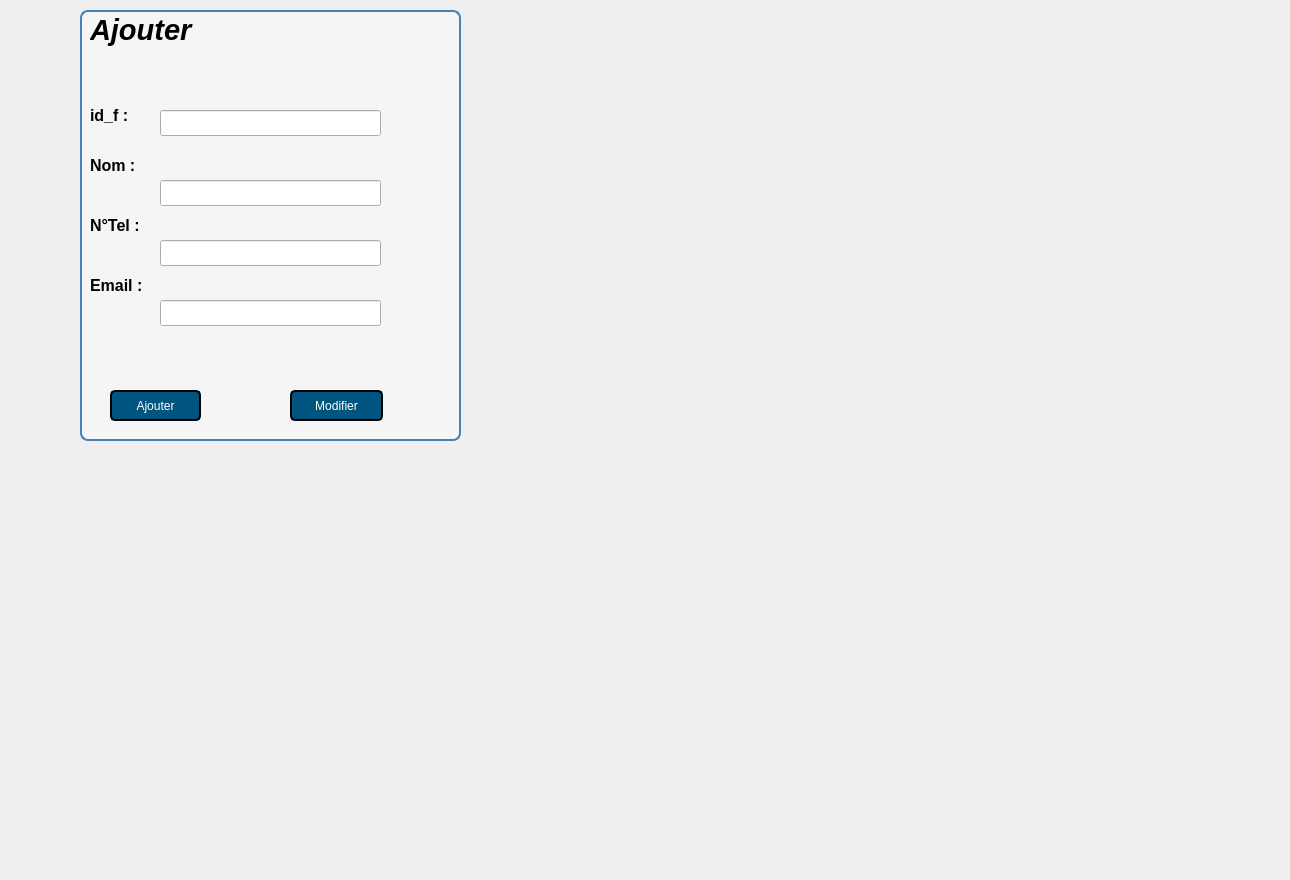
      <widget class="QWidget" name="tab_29">
       <attribute name="title">
        <string>Ajouter</string>
       </attribute>
       <widget class="QLabel" name="label_153">
        <property name="geometry">
         <rect>
          <x>-300</x>
          <y>460</y>
          <width>1281</width>
          <height>411</height>
         </rect>
        </property>
        <property name="styleSheet">
         <string notr="true">background-image: url(:/res/img/bck.jpg);</string>
        </property>
        <property name="text">
         <string/>
        </property>
       </widget>
       <widget class="QGroupBox" name="groupBox_2">
        <property name="geometry">
         <rect>
          <x>80</x>
          <y>0</y>
          <width>381</width>
          <height>441</height>
         </rect>
        </property>
        <property name="styleSheet">
         <string notr="true">QGroupBox {
	font: 9pt &quot;Segoe UI&quot;;
	font: 900 12pt &quot;Segoe UI&quot;;
    background-color: #f5f5f5;
    border: 2px solid #4682B4;
    border-radius: 8px;
    margin-top: 10px;
}
QPushButton {
    background-color: #4682B4;
    color: white;
    border-radius: 5px;
    padding: 5px;
}
QPushButton:hover {
    background-color: #5A9BD5;
}</string>
        </property>
        <property name="title">
         <string/>
        </property>
        <widget class="QLabel" name="label_152">
         <property name="geometry">
          <rect>
           <x>10</x>
           <y>0</y>
           <width>141</width>
           <height>61</height>
          </rect>
         </property>
         <property name="text">
          <string>&lt;html&gt;&lt;head/&gt;&lt;body&gt;&lt;p&gt;&lt;span style=&quot; font-size:22pt; font-weight:700; font-style:italic;&quot;&gt;Ajouter&lt;/span&gt;&lt;/p&gt;&lt;/body&gt;&lt;/html&gt;</string>
         </property>
        </widget>
        <widget class="QLineEdit" name="nom_entreprise">
         <property name="geometry">
          <rect>
           <x>80</x>
           <y>180</y>
           <width>221</width>
           <height>26</height>
          </rect>
         </property>
        </widget>
        <widget class="QLabel" name="label_145">
         <property name="geometry">
          <rect>
           <x>10</x>
           <y>150</y>
           <width>81</width>
           <height>31</height>
          </rect>
         </property>
         <property name="text">
          <string>&lt;html&gt;&lt;head/&gt;&lt;body&gt;&lt;p&gt;&lt;span style=&quot; font-size:12pt; font-weight:700;&quot;&gt;Nom :&lt;/span&gt;&lt;/p&gt;&lt;/body&gt;&lt;/html&gt;</string>
         </property>
        </widget>
        <widget class="QLabel" name="label_146">
         <property name="geometry">
          <rect>
           <x>10</x>
           <y>210</y>
           <width>81</width>
           <height>31</height>
          </rect>
         </property>
         <property name="text">
          <string>&lt;html&gt;&lt;head/&gt;&lt;body&gt;&lt;p&gt;&lt;span style=&quot; font-size:12pt; font-weight:700;&quot;&gt;N°Tel :&lt;/span&gt;&lt;/p&gt;&lt;/body&gt;&lt;/html&gt;</string>
         </property>
        </widget>
        <widget class="QLineEdit" name="telephone_fournisseur">
         <property name="geometry">
          <rect>
           <x>80</x>
           <y>240</y>
           <width>221</width>
           <height>26</height>
          </rect>
         </property>
        </widget>
        <widget class="QLabel" name="label_147">
         <property name="geometry">
          <rect>
           <x>10</x>
           <y>270</y>
           <width>81</width>
           <height>31</height>
          </rect>
         </property>
         <property name="text">
          <string>&lt;html&gt;&lt;head/&gt;&lt;body&gt;&lt;p&gt;&lt;span style=&quot; font-size:12pt; font-weight:700;&quot;&gt;Email :&lt;/span&gt;&lt;/p&gt;&lt;/body&gt;&lt;/html&gt;</string>
         </property>
        </widget>
        <widget class="QLineEdit" name="email_fournisseur">
         <property name="geometry">
          <rect>
           <x>80</x>
           <y>300</y>
           <width>221</width>
           <height>26</height>
          </rect>
         </property>
        </widget>
        <widget class="QPushButton" name="ajouter_fournisseur">
         <property name="geometry">
          <rect>
           <x>30</x>
           <y>390</y>
           <width>91</width>
           <height>31</height>
          </rect>
         </property>
         <property name="styleSheet">
          <string notr="true">QPushButton {
	color: rgb(255, 255, 255);
    
	background-color: rgb(0, 85, 127);
    border: 2px solid black;
    border-radius: 5px;
}
</string>
         </property>
         <property name="text">
          <string>Ajouter</string>
         </property>
        </widget>
        <widget class="QPushButton" name="modifier_fournisseur">
         <property name="geometry">
          <rect>
           <x>210</x>
           <y>390</y>
           <width>93</width>
           <height>31</height>
          </rect>
         </property>
         <property name="styleSheet">
          <string notr="true">QPushButton {
	color: rgb(255, 255, 255);
    
	background-color: rgb(0, 85, 127);
    border: 2px solid black;
    border-radius: 5px;
}
</string>
         </property>
         <property name="text">
          <string>Modifier</string>
         </property>
        </widget>
        <widget class="QLabel" name="label_148">
         <property name="geometry">
          <rect>
           <x>10</x>
           <y>100</y>
           <width>81</width>
           <height>31</height>
          </rect>
         </property>
         <property name="text">
          <string>&lt;html&gt;&lt;head/&gt;&lt;body&gt;&lt;p&gt;&lt;span style=&quot; font-size:12pt; font-weight:700;&quot;&gt;id_f :&lt;/span&gt;&lt;/p&gt;&lt;/body&gt;&lt;/html&gt;</string>
         </property>
        </widget>
        <widget class="QLineEdit" name="id_fournisseur">
         <property name="geometry">
          <rect>
           <x>80</x>
           <y>110</y>
           <width>221</width>
           <height>26</height>
          </rect>
         </property>
        </widget>
       </widget>
      </widget>
